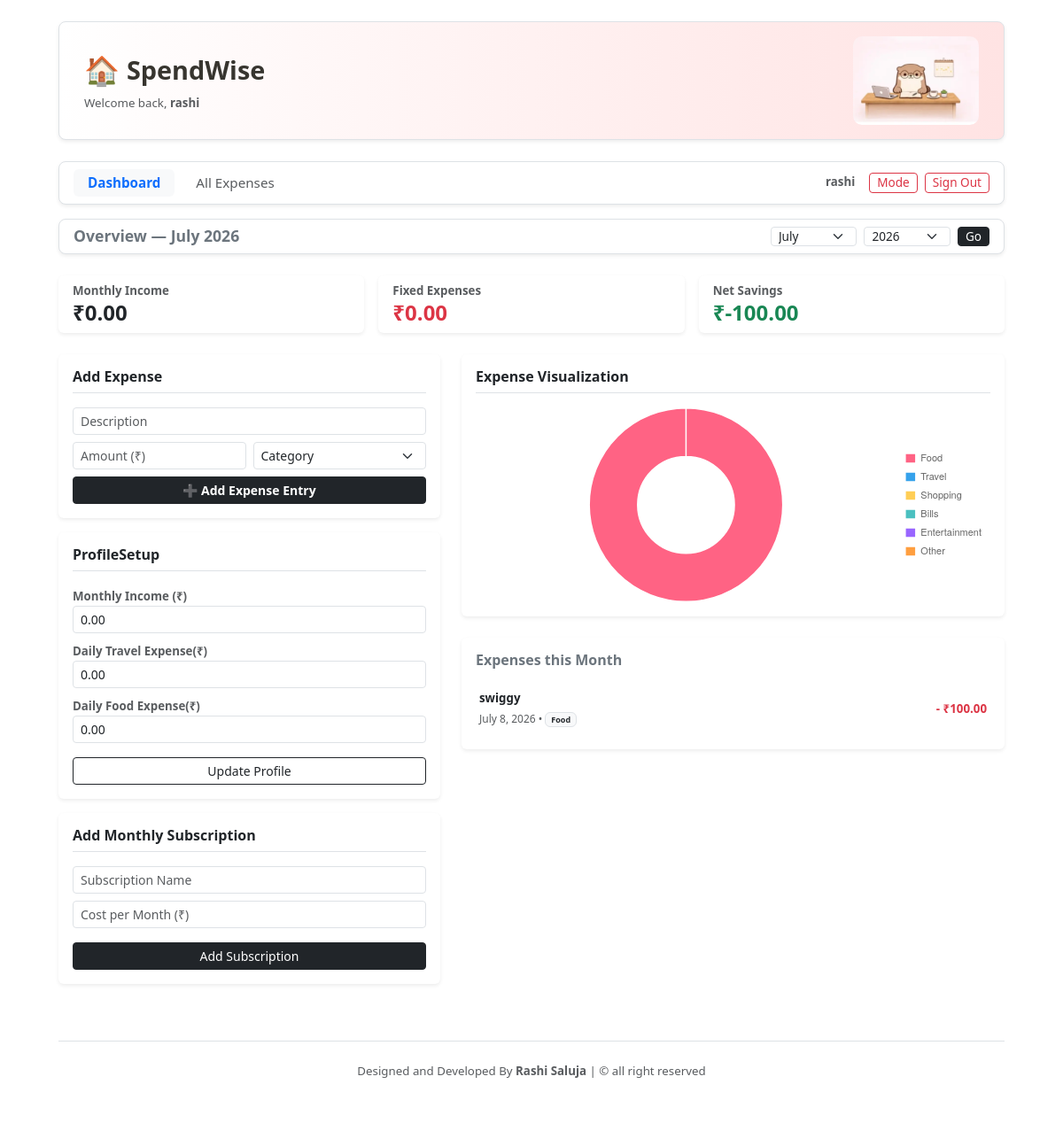
The app's page / (signed in) with its own data.
### tracker/models.py (models this page shows, shortened)
class UserProfile(models.Model):
    user = models.OneToOneField(User, on_delete=models.CASCADE)
    monthly_salary = models.DecimalField(max_digits=10, decimal_places=2, default=0.00)
    daily_travel_default = models.DecimalField(max_digits=10, decimal_places=2, default=0.00)
    daily_food_default = models.DecimalField(max_digits=10, decimal_places=2, default=0.00)

class Expense(models.Model):
    CATEGORY_CHOICES = [
        ('Travel', 'Travel (Auto)'),
        ('Food', 'Food (Auto)'),
        ('Shopping', 'Shopping'),
        ('Bills', 'Bills & Utilities'),
        ('Entertainment', 'Entertainment'),
        ('Other', 'Other Extra Expense'),
    ]
    user = models.ForeignKey(User, on_delete=models.CASCADE)
    title = models.CharField(max_length=200) # Fixed
    amount = models.DecimalField(max_digits=10, decimal_places=2)
    category = models.CharField(max_length=20, choices=CATEGORY_CHOICES) # Fixed
    date = models.DateField()
    is_automated = models.BooleanField(default=False)

### tracker/views.py (the view, shortened to what this page needs)
# urls.py: path('', views.dashboard, name='dashboard'),
@login_required
def dashboard(request):
    profile, created = UserProfile.objects.get_or_create(user=request.user)
    today = datetime.today()
    selected_month = int(request.GET.get('month', today.month))
    selected_year = int(request.GET.get('year', today.year))
    total_days = calendar.monthrange(selected_year, selected_month)[1]
    auto_travel_total = profile.daily_travel_default * total_days
    auto_food_total = profile.daily_food_default * total_days
    total_fixed_expenses = auto_travel_total + auto_food_total
    all_expenses = Expense.objects.filter(
        user=request.user, date__year=selected_year, date__month=selected_month
    ).order_by('-id')
    total_logged_expenses = sum(expense.amount for expense in all_expenses)
    net_savings = profile.monthly_salary - (total_fixed_expenses + total_logged_expenses)
    user_subs = RecurringSubscription.objects.filter(user=request.user)
    pending_sub = None
    for sub in user_subs:
        already_logged = all_expenses.filter(title=f"Approved Sub: {sub.name}").exists()
        if not already_logged:
            pending_sub = sub
            break
    category_totals = {'Food':0,'Travel': 0, 'Shopping': 0, 'Bills': 0, 'Entertainment': 0, 'Other': 0}
    for expense in all_expenses:
        if expense.category in category_totals:
            category_totals[expense.category] += float(expense.amount)
        elif expense.is_automated:
            category_totals['Bills'] += float(expense.amount)
        else:
            category_totals['Other'] += float(expense.amount)
    chart_labels = list(category_totals.keys())
    chart_values = list(category_totals.values())
    view_month_name = datetime(selected_year, selected_month, 1).strftime('%B %Y')
    context = {
        'profile': profile,
        'total_days': total_days,
        'auto_travel_total': auto_travel_total,
        'auto_food_total': auto_food_total,
        'total_fixed_expenses': total_fixed_expenses,
        'manual_expenses': all_expenses,
        'net_savings': net_savings,
        'current_month': view_month_name,
        'selected_month': selected_month,
        'selected_year': selected_year,
        'chart_labels': json.dumps(chart_labels),
        'chart_values': json.dumps(chart_values),
        'pending_sub': pending_sub,
    }
    return render(request, 'tracker/dashboard.html', context)

### tracker/templates/tracker/dashboard.html (shortened to what this page needs)
{% extends 'tracker/base.html' %}
{% block content %}
<div class="container-fluid px-4" style="font-size: 0.95rem;"> <div class="row mb-4 align-items-center bg-white p-3 border rounded-3 shadow-sm mx-0" style="background: linear-gradient(to right, #ffffff, #ffe3e3);">
        <div class="col-md-8">
            <div class="d-flex align-items-center mb-1">
                <span class="fs-2 me-2">🏠</span>
                <h2 class="fw-bold mb-0" style="color: #37352f; font-size: 1.8rem;">SpendWise</h2>
            </div>
            <p class="text-muted mb-0 small">Welcome back, <strong>{{ user.username }}</strong></p>
        </div>
        <div class="col-md-4 text-end d-none d-md-block">
            <img src="/static/otter.png" alt="Cute Banner" class="img-fluid" style="max-height: 100px; border-radius: 10px;">
        </div>
    </div>
    <nav class="navbar navbar-expand-lg navbar-light bg-white border rounded-3 my-3 px-3 shadow-sm">
        <div class="container-fluid px-0">
            <div class="collapse navbar-collapse" id="dashboardMenu">
                <ul class="navbar-nav me-auto mb-2 mb-lg-0 gap-2">
                    <li class="nav-item">
                        <a class="nav-link active fw-bold bg-light rounded text-primary px-3 py-1" href="{% url 'dashboard' %}">Dashboard</a>
                    </li>
                    <li class="nav-item">
                        <a class="nav-link text-muted px-3 py-1" href="{% url 'expense_list' %}">All Expenses</a>
                    </li>
                </ul>
                <div class="d-flex align-items-center small">
                    <strong><span class="text-muted me-3">{{ user.username }}</span></strong>
                    <button id="themeToggle" class="btn btn-sm btn-outline-danger me-2 py-0 px-2" style="font-size: 0.85rem;">Mode</button>
                    <a href="{% url 'logout' %}" class="btn btn-outline-danger btn-sm py-0 px-2" style="font-size: 0.85rem;">Sign Out</a>
                </div>
            </div>
        </div>
    </nav>
    <div class="d-flex justify-content-between align-items-center mb-4 bg-white p-2 px-3 border rounded-3 shadow-sm">
        <h5 class="fw-bold text-secondary mb-0" style="font-size: 1.1rem;">Overview — {{ current_month }}</h5>
        <form method="GET" class="d-flex gap-2 align-items-center">
            <select name="month" class="form-select form-select-sm py-0" style="font-size: 0.85rem;">
                <option value="7" {% if selected_month == 7 %}selected{% endif %}>July</option>
            </select>
            <select name="year" class="form-select form-select-sm py-0" style="font-size: 0.85rem;">
                <option value="2026" {% if selected_year == 2026 %}selected{% endif %}>2026</option>
            </select>
            <button type="submit" class="btn btn-dark btn-sm py-0 px-2" style="font-size: 0.85rem;">Go</button>
        </form>
    </div>
    <div class="row g-3 mb-4">
        <div class="col-md-4">
            <div class="card shadow-sm border-0 bg-white p-2 px-3">
                <p class="text-muted mb-0 small fw-semibold">Monthly Income</p>
                <h3 class="fw-bold mb-0" style="font-size: 1.5rem;">₹{{ profile.monthly_salary }}</h3>
            </div>
        </div>
        <div class="col-md-4">
            <div class="card shadow-sm border-0 bg-white p-2 px-3">
                <p class="text-muted mb-0 small fw-semibold text-danger">Fixed Expenses</p>
                <h3 class="fw-bold text-danger mb-0" style="font-size: 1.5rem;">₹{{ total_fixed_expenses }}</h3>
            </div>
        </div>
        <div class="col-md-4">
            <div class="card shadow-sm border-0 bg-white p-2 px-3">
                <p class="text-muted mb-0 small fw-semibold text-success">Net Savings</p>
                <h3 class="fw-bold text-success mb-0" style="font-size: 1.5rem;">₹{{ net_savings }}</h3>
            </div>
        </div>
    </div>
    <div class="row g-4">
        <div class="col-lg-5">
            <div class="card shadow-sm border-0 mb-3">
                <div class="card-body p-3">
                    <h6 class="fw-bold border-bottom pb-2 mb-3">Add Expense</h6>
                    <form method="POST" class="row g-2">
                        <div class="col-md-12">
                            <input type="text" name="title" class="form-control form-control-sm" placeholder="Description " required>
                        </div>
                        <div class="col-md-6">
                            <input type="number" step="0.01" name="amount" class="form-control form-control-sm" placeholder="Amount (₹)" required>
                        </div>
                        <div class="col-md-6">
                            <select name="category" class="form-select form-select-sm">
                                <option value="Other">Category</option>
                            </select>
                        </div>
                        <div class="col-12 mt-2">
                            <button type="submit" class="btn btn-dark btn-sm w-100 fw-semibold">➕ Add Expense Entry</button>
                        </div>
                    </form>
                </div>
            </div>
            <div class="card shadow-sm border-0 mb-3">
                <div class="card-body p-3">
                    <h6 class="fw-bold border-bottom pb-2 mb-3">ProfileSetup</h6>
                    <form method="POST">
                        <div class="mb-2">
                            <label class="small text-muted fw-semibold">Monthly Income (₹)</label>
                            <input type="number" name="monthly_salary" class="form-control form-control-sm" value="{{ profile.monthly_salary }}">
                        </div>
                        <div class="mb-2">
                            <label class="small text-muted fw-semibold">Daily Travel Expense(₹)</label>
                            <input type="number" name="daily_travel_default" class="form-control form-control-sm" value="{{ profile.daily_travel_default }}">
                        </div>
                        <div class="mb-3">
                            <label class="small text-muted fw-semibold">Daily Food Expense(₹)</label>
                            <input type="number" name="daily_food_default" class="form-control form-control-sm" value="{{ profile.daily_food_default }}">
                        </div>
                        <button type="submit" class="btn btn-outline-dark btn-sm w-100">Update Profile</button>
                    </form>
                </div>
            </div>
            <div class="card shadow-sm border-0 mb-3">
                <div class="card-body p-3">
                    <h6 class="fw-bold border-bottom pb-2 mb-3">Add Monthly Subscription</h6>
                    <form method="POST">
                        <div class="mb-2">
                            <input type="text" name="new_sub_name" class="form-control form-control-sm" placeholder="Subscription Name">
                        </div>
                        <div class="mb-3">
                            <input type="number" name="new_sub_cost" class="form-control form-control-sm" placeholder="Cost per Month (₹)">
                        </div>
                        <button type="submit" class="btn btn-dark btn-sm w-100">Add Subscription</button>
                    </form>
                </div>
            </div>
        </div>
        <div class="col-lg-7">
            <div class="card shadow-sm border-0 mb-4">
                <div class="card-body p-3">
                    <h6 class="fw-bold border-bottom pb-2 mb-3">Expense Visualization</h6>
                    <div style="position: relative; max-height: 220px;" class="d-flex justify-content-center">
                        <canvas id="expenseChart"></canvas>
                    </div>
                </div>
            </div>
            <div class="card shadow-sm border-0">
                <div class="card-body p-3">
                    <h6 class="fw-bold mb-3 text-secondary">Expenses this Month</h6>
                    <div class="list-group list-group-flush" style="max-height: 280px; overflow-y: auto;">
                        {% for exp in manual_expenses %}
                        <div class="list-group-item d-flex justify-content-between align-items-center px-1 py-2">
                            <div>
                                <span class="fw-semibold text-dark small d-block">{{ exp.title }}</span>
                                <small class="text-muted style" style="font-size: 0.75rem;">{{ exp.date }} • <span class="badge bg-light text-dark border">{{ exp.category }}</span></small>
                            </div>
                            <span class="fw-bold text-danger small">- ₹{{ exp.amount }}</span>
                        </div>
                        {% empty %}
                        <div class="text-center text-muted py-4 small">No tracking data items inside this timeframe window.</div>
                        {% endfor %}
                    </div>
                </div>
            </div>
        </div>
    </div>
    <footer class="text-center py-4 mt-5 border-top text-muted small">
        Designed and Developed By <b>Rashi Saluja</b> | &copy; all right reserved
    </footer>
</div>
<script>
    const labels = JSON.parse('{{ chart_labels|default:"[]"|escapejs }}');
    const dataValues = JSON.parse('{{ chart_values|default:"[]"|escapejs }}');
    const ctx = document.getElementById('expenseChart').getContext('2d');
    new Chart(ctx, {
        type: 'doughnut',
        data: {
            labels: labels,
            datasets: [{
                data: dataValues,
                backgroundColor: ['#ff6384', '#36a2eb', '#ffce56', '#4bc0c0', '#9966ff', '#ff9f40'],
                borderWidth: 1.5,
                hoverOffset: 4
            }]
        },
        options: {
            responsive: true,
            maintainAspectRatio: false,
            plugins: {
                legend: {
                    position: 'right',
                    labels: { boxWidth: 12, font: { size: 11 } }
                }
            }
        }
    });
</script>
{% endblock %}

### records on screen
UserProfile: monthly_salary "0.00", daily_travel_default "0.00", daily_food_default "0.00"
Expense: title "swiggy", date "July 8, 2026", category "Food", amount "100.00"

### other values on screen
{{ user.username }} "rashi"
{{ current_month }} "July 2026"
{{ total_fixed_expenses }} "0.00"
{{ net_savings }} "-100.00"
chart data {{ chart_values|default:"[]"|escapejs }} [100.0, 0, 0, 0, 0, 0]
